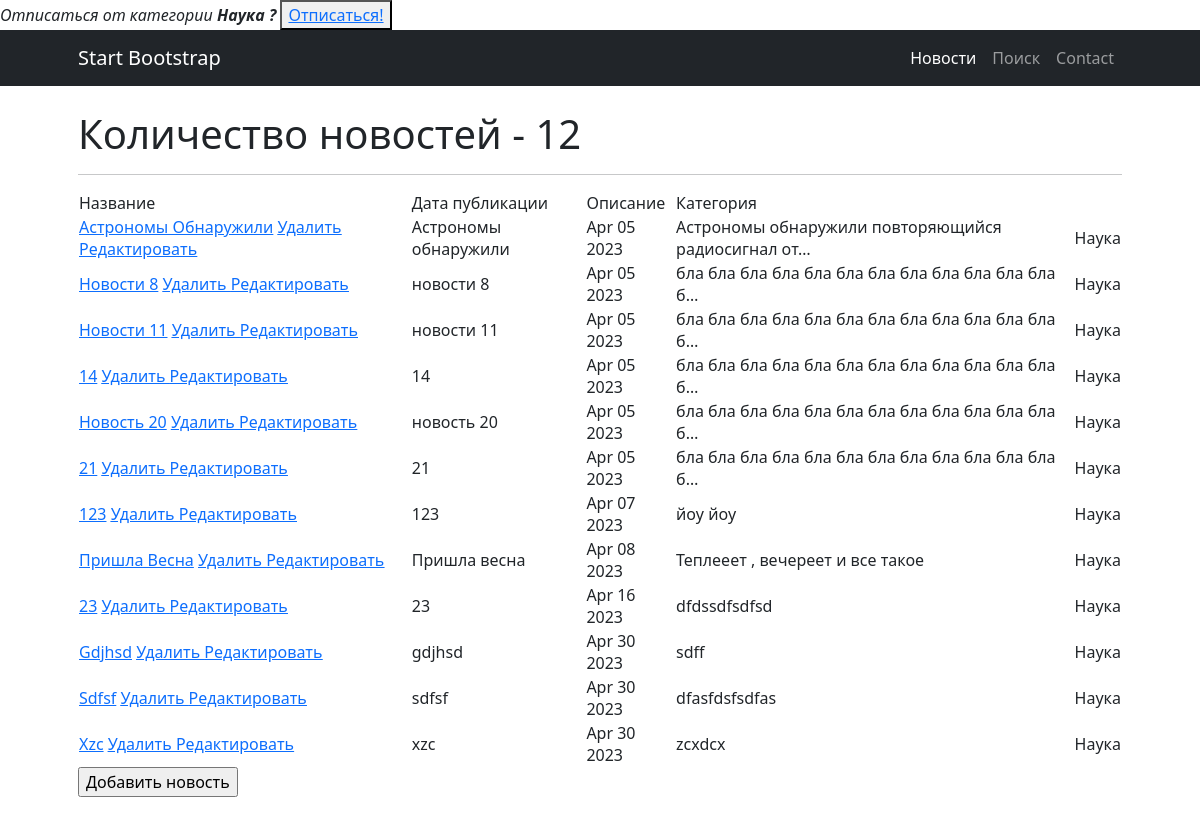
The app's page /news/category/3/ (signed in), older data.
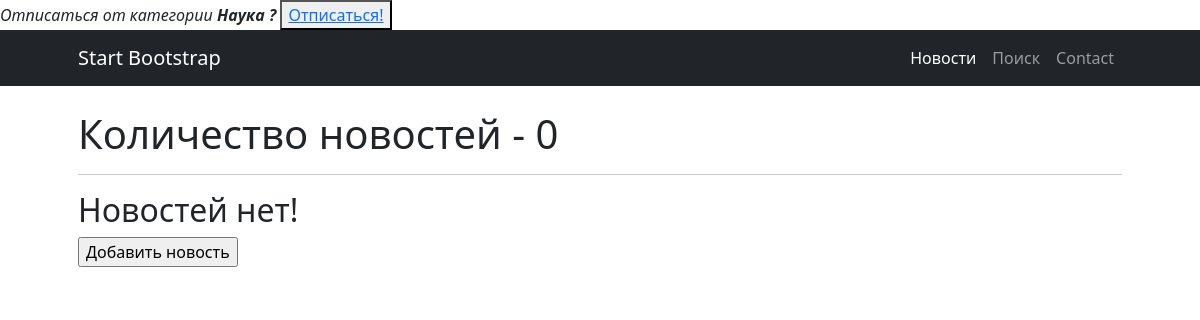
The same page, newer data.
### news/models.py (models this page shows, shortened)
class Category(models.Model):
    name = models.CharField(max_length=100, unique=True)  # названия категорий тоже не должны повторяться
    subscribers = models.ManyToManyField(User, through = 'UserCategory', blank = True) #добавили поле для свзяи с пользователем
    def __str__(self):
        return f'{self.name.title()}'

class News(models.Model):
    name = models.CharField(
        max_length=50,
        unique=True, # названия новостей не должны повторяться
    )
    description = models.TextField()
    category = models.ForeignKey(
        to='Category',
        on_delete=models.CASCADE,
        related_name='news', # все новости в категории будут доступны через поле news
    )
    time_creation = models.DateTimeField(auto_now_add = True)

### news/views.py (the view)
# urls.py: path('category/<int:pk>/', NewsCategoryView.as_view(), name='categories'),
class NewsCategoryView(ListView):
    model = News
    template_name = 'category.html'  # указываем имя шаблона, в котором будет лежать HTML, в нём будут все инструкции о том, как именно пользователю должны вывестись наши объекты
    context_object_name = 'news'  # это имя списка, в котором будут лежать все объекты
    ordering = ['-time_creation']
    paginate_by = 15
    def get_queryset(self):
        self.id = resolve(self.request.path_info).kwargs['pk']
        c = Category.objects.get(id=self.id)
        queryset = News.objects.filter(category=c)
        return queryset
    def get_context_data(self, **kwargs):
        context = super().get_context_data(**kwargs)
        user = self.request.user
        category  = Category.objects.get(id=self.id)
        subscribed = category.subscribers.filter(email=user.email)
        if not subscribed:
            context['sub'] = True
        else:
            context['sub'] = False
        context['category'] = category
        return context

### templatetags/custom_filters.py (called while the page is built)
@register.filter(name='filter_message')
def filter_message(message: str):
    variants = ['мудаков', 'твари', 'козлы', 'лошара', 'ублюдок', 'дичь'] # непристойные выражения
    ln = len(variants)
    filtred_message = ''
    string = ''
    string2 = ''
    pattern = ' ' # чем заменять непристойные выражения
    for i in message:
        string += i
        string2 = string.lower()
        flag = 0
        for j in variants:
            if not string2 in j:
                flag += 1
            if string2 == j:
                filtred_message += pattern
                flag -= 1
                string = ''
        if flag == ln:
            filtred_message += string
            string = ''
    if string2 != '' and string2 not in variants:
        filtred_message += string
    elif string2 != '':
        filtred_message += pattern
    return filtred_message

### templates/category.html
{% block content %}
{% if sub %}
<div>
    <em>
        Подписаться на категорию
        <strong> {{category}} ? </strong>
    </em>
    <button>
        <a href = "{% url 'subscribe' category.id %}" > Подписаться!</a>
    </button>
</div>
{% else %}
<div>
    <em>
        Отписаться от категории
        <strong> {{category}} ? </strong>
    </em>
    <button>
        <a href = "{% url 'unsubscribe' pk=category.id %}" > Отписаться!</a>
    </button>
</div>
{% endif %}
{% include 'news.html' %}
{% endblock content %}

### templates/news.html (shortened to what this page needs)
{% extends 'flatpages/default.html' %}
{% load custom_filters %}
{% block content %}
    <h1>Количество новостей - {{ news|length }}</h1>
    <hr>
    {% if news %}
        <table>
            <tr>
                <td>
                    Название
                </td>
                <td>
                    Дата публикации
                </td>
                <td>
                    Описание
                </td>
                <td>
                    Категория
                </td>
            </tr>
        {% for new in news %}
            <tr>
                <td>
                    <a href="{% url 'new' new.id %}">{{ new.name|title|filter_message }}</a>
                    <a href="{% url 'new_delete' new.id %}"><u> Удалить </u></a>
                    <a href="{% url 'new_update' new.id %}"><u>Редактировать</u></a>
                </td>
                <td>
                    {{ new.name|filter_message }}
                </td>
                <td>
                    {{ new.time_creation|date:'M d Y'}}
                </td>
                <td>
                    {{ new.description|truncatechars:50|filter_message}}
                </td>
                <td>
                    {{ new.category.name }}
                </td>
            </tr>
        {% endfor %}
        </table>
    {% else %}
        <h2> Новостей нет!</h2>
    {% endif %}
<form method="POST">
    <input type="submit" value="Добавить новость">
</form>
{% endblock content %}

### templates/flatpages/default.html (shortened to what this page needs)
{% load static %}
{% load cache %}
<!DOCTYPE html>
<html lang="en">
    {% cache 30 head %}
    <head>
        <link href="https://cdn.jsdelivr.net/npm/bootstrap-icons@1.4.1/font/bootstrap-icons.css" rel="stylesheet" />
        <link href="{% static 'css/styles.css' %}" rel="stylesheet">
    </head>
    {% endcache %}
    <body>
        {% cache 30 nav %}
        <nav class="navbar navbar-expand-lg navbar-dark bg-dark">
            <div class="container px-lg-5">
                <a class="navbar-brand" href="#!">Start Bootstrap</a>
                <div class="collapse navbar-collapse" id="navbarSupportedContent">
                    <ul class="navbar-nav ms-auto mb-2 mb-lg-0">
                        <li class="nav-item"><a class="nav-link active" aria-current="page" href="/news">Новости</a></li>
                        <li class="nav-item"><a class="nav-link" href="search">Поиск</a></li>
                        <li class="nav-item"><a class="nav-link" href="#!">Contact</a></li>
                    </ul>
                </div>
            </div>
        </nav>
        {% endcache %}
        <section class="pt-4">
            <div class="container px-lg-5">
                {% block content %}{% endblock content %}
            </div>
        </section>
    </body>
</html>

Row changes from the older to the newer data that the page shows:
removed News: name|filter_message "Астрономы Обнаружили", name|filter_message "Астрономы обнаружили", time_creation "Apr 05 2023", description|filter_message "Астрономы обнаружили повторяющийся радиосигнал от…", category.name "Наука"
removed News: name|filter_message "Новости 8", name|filter_message "новости 8", time_creation "Apr 05 2023", description|filter_message "бла бла бла бла бла бла бла бла бла бла бла бла б…", category.name "Наука"
removed News: name|filter_message "Новости 11", name|filter_message "новости 11", time_creation "Apr 05 2023", description|filter_message "бла бла бла бла бла бла бла бла бла бла бла бла б…", category.name "Наука"
removed News: name|filter_message "14", time_creation "Apr 05 2023", description|filter_message "бла бла бла бла бла бла бла бла бла бла бла бла б…", category.name "Наука"
removed News: name|filter_message "Новость 20", name|filter_message "новость 20", time_creation "Apr 05 2023", description|filter_message "бла бла бла бла бла бла бла бла бла бла бла бла б…", category.name "Наука"
removed News: name|filter_message "21", time_creation "Apr 05 2023", description|filter_message "бла бла бла бла бла бла бла бла бла бла бла бла б…", category.name "Наука"
removed News: name|filter_message "123", time_creation "Apr 07 2023", description|filter_message "йоу йоу", category.name "Наука"
removed News: name|filter_message "Пришла Весна", name|filter_message "Пришла весна", time_creation "Apr 08 2023", description|filter_message "Теплееет , вечереет и все такое", category.name "Наука"
removed News: name|filter_message "23", time_creation "Apr 16 2023", description|filter_message "dfdssdfsdfsd", category.name "Наука"
removed News: name|filter_message "Gdjhsd", name|filter_message "gdjhsd", time_creation "Apr 30 2023", description|filter_message "sdff", category.name "Наука"
removed News: name|filter_message "Sdfsf", name|filter_message "sdfsf", time_creation "Apr 30 2023", description|filter_message "dfasfdsfsdfas", category.name "Наука"
removed News: name|filter_message "Xzc", name|filter_message "xzc", time_creation "Apr 30 2023", description|filter_message "zcxdcx", category.name "Наука"
Text that changed along with them:
{{ news|length }}: "12" → "0"
text no longer shown: "Название Дата публикации Описание Категория"
text now shown: "Новостей нет!"
